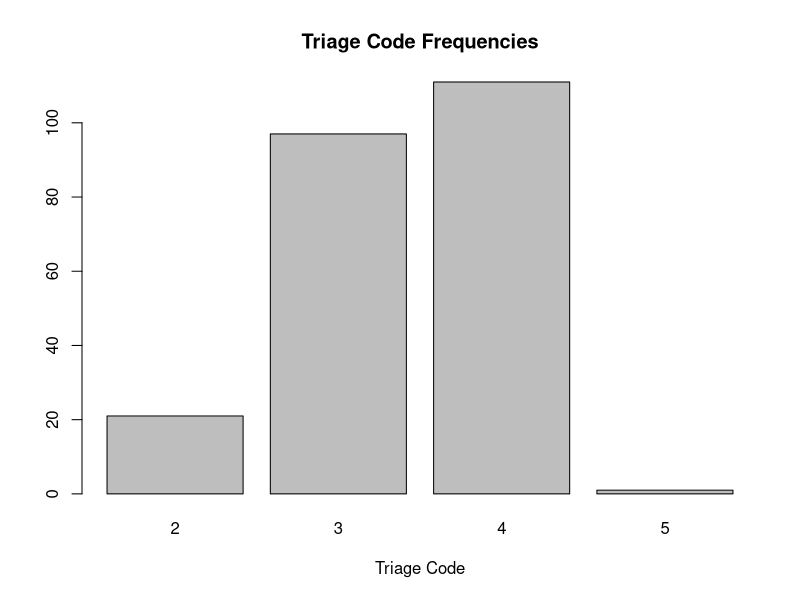
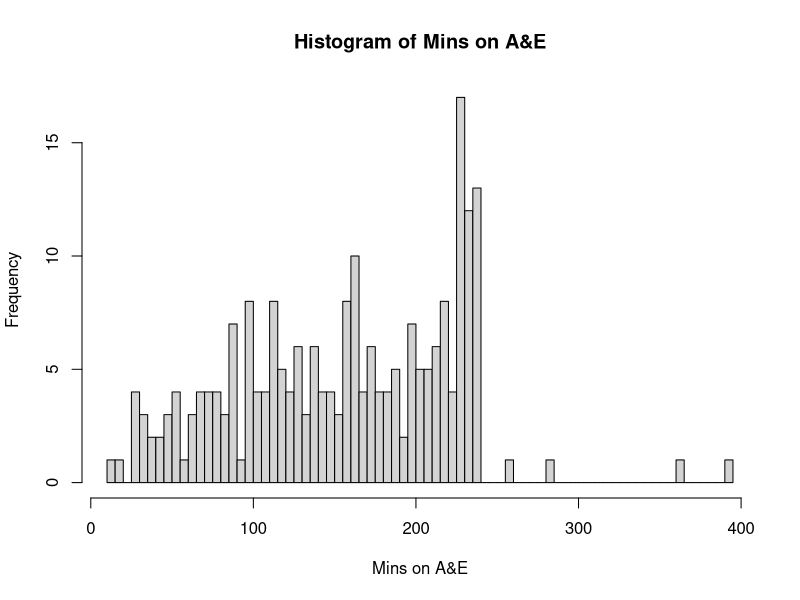
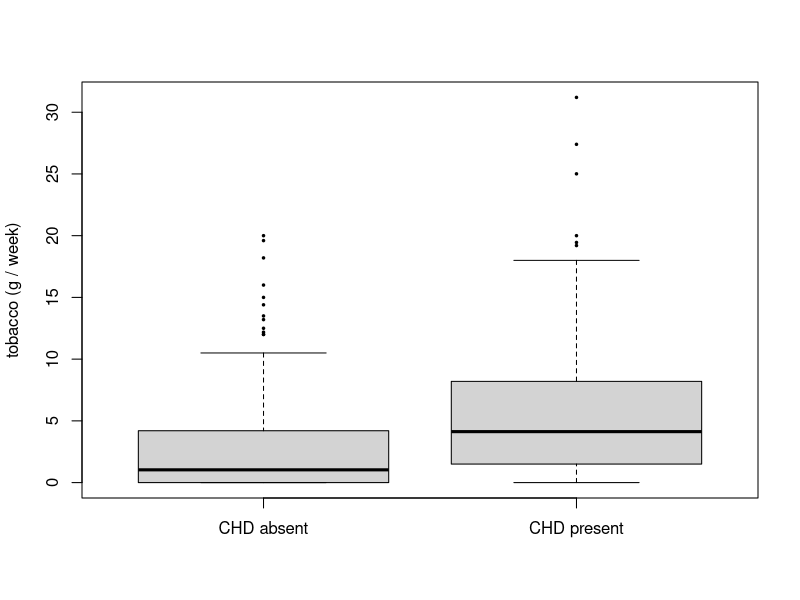
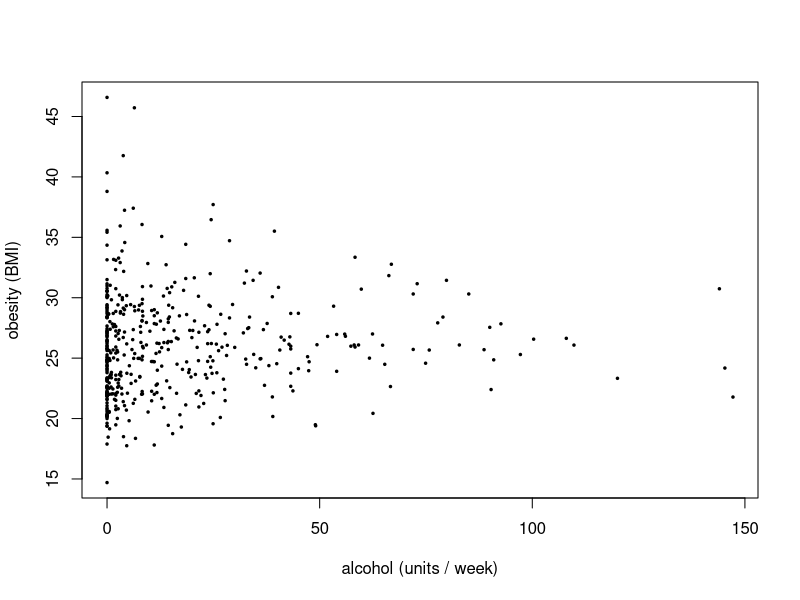
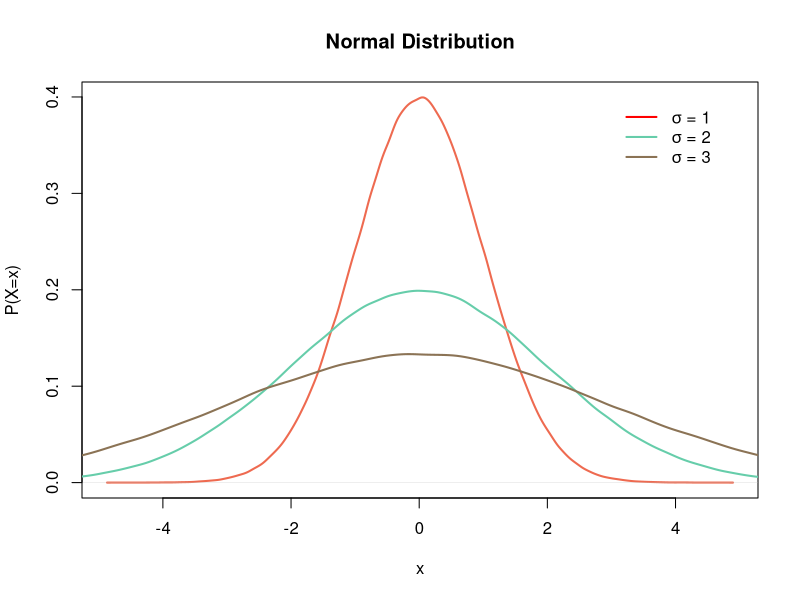
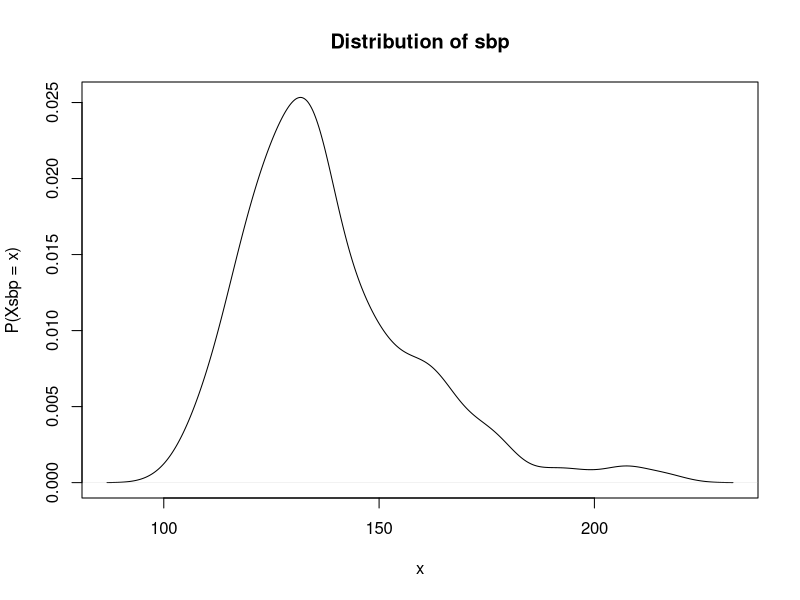
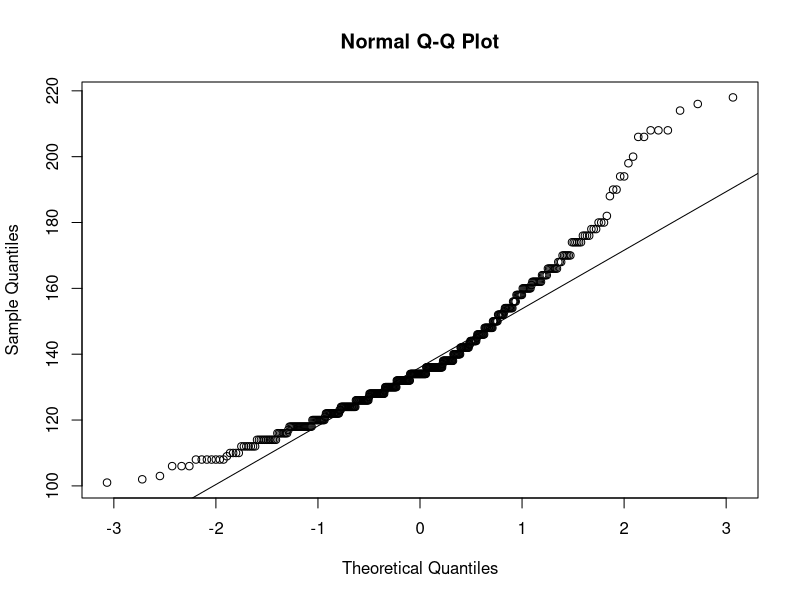
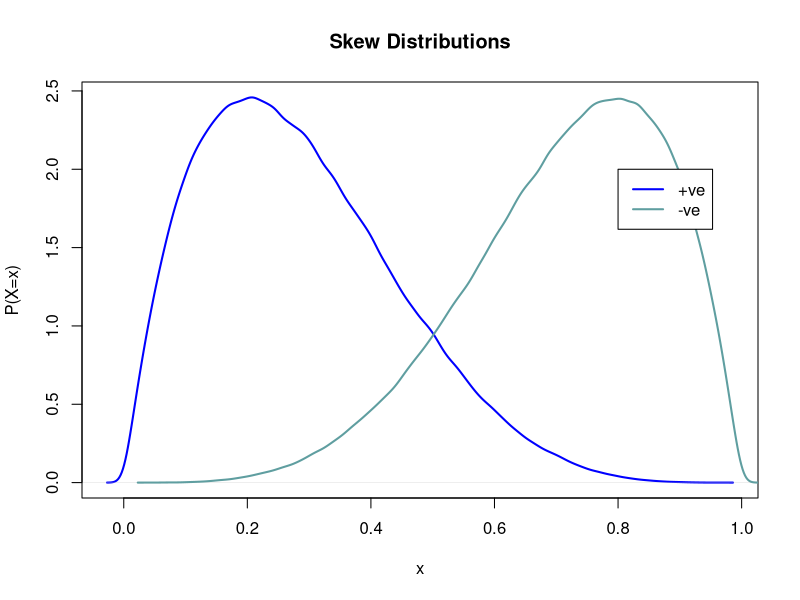

Here is the R script that generated these plots, in order:
# Reading Data

# getwd()
# read.csv()  # read.csv2() #read.table()
# read.xlsx()  # install.packages("xlsx"); library(xlsx) 

data_CHD <- read.csv('data/CHD.csv')

# Exploring Data

# dim()
# str()
# colnames()
# head()  # tail()
# class()

dim(data_CHD)
colnames(data_CHD)
str(data_CHD) # summary of data variables
class(data_CHD$famhist)

# Converting Variables

# is.numeric()  # factor, character
# as.numeric()  # as.numeric(as.character())

# Vectors / Matrices / Indexing

# seq()  # from, to, by
# c()  # index from 1
# matrix()  # [ROWS, COLUMNS]
# cbind()
# rbind()

v <-1:10  # integer vector
v <- seq(from = 1, to = 10, by = 2)  # interval vector
v <- c(2,3)  # vector
m <- matrix(c(1:6), nrow=2)  # vector as matrix

data_CHD[2:3,]  # rows 2 to 3
data_CHD[,2:3]  # col 2 to 3
data_CHD$sbp[1:10]
data_CHD[1, c(1,3,5)]
data_CHD[1, c('sbp', 'ldl', 'famhist')]
colnames(data_CHD)[5] <- "familyhistory"
colnames(data_CHD)

# R Environment

ls()
# rm()  # rm(list=ls())

# Summarising Data

# 4 principle methods: 
# - simple frequencies, 
# - measures of location (averages),
# - measures of spread 
# - graphical methods (box plots, histograms)

# IQR()
# quantile()  # 25th quantile is value that occurs 25% of the way along ordered values
# summary() # use median over mean for highly skewed data (mean is inflated by few large values)
# plot()  # ylim, ylab, xlab, pch
# abline()  # h, col: add straight line to plot
# lines()  # add line to plot between two (x,y)
# var()  # mean() sd()
# min()  # max() #sum() #range()

str(data_CHD)
var_age <- data_CHD$age
quantile(var_age)
quantile(var_age, 0.975) # 97.5% quantile
IQR(var_age)
summary(var_age)
summary(data_CHD[, c("age")])

# Functions & Loops

myFunc <- function(x,y){
  return(x+y)
}

for(i in 1:10){
  print(i)
}

i <- 0
while(i<10){
  print(i)
  i <- i + 1
} 

# Good Practice

#  1 comment whole line with one space and inline with two
#  2 use <- for assignment and not =
#  3 leave a space after each comma
#  4 leave a space between operators
#  5 avoid more than 5 lines of code at once

# R Help

help()
# print()

# Visualising Data

# barplot()  # categorical frequencies
# hist()  # numerical frequencies
# boxplot()  # spread & skew of data - median or mean?
# plot()  # type = 'p','l'.... (points, lines)

data_AandE <- read.csv('data/A and E Data.csv')
str(data_AandE)

barplot(table(data_AandE$Triage_Main_Code), main = 'Triage Code Frequencies', xlab = 'Triage Code')  # table counts frequencies
unique(data_AandE$Triage_Main_Code)  # values 2-5

hist(data_AandE$Mins.on.AE, breaks=100, main = 'Histogram of Mins on A&E', xlab = 'Mins on A&E')  # breaks - number of bins

str(data_CHD)
group1 <- data_CHD[data_CHD$chd == 0,]  # CHD absent
group2 <- data_CHD[data_CHD$chd == 1,]  # CHD present
boxplot(group1$tobacco, group2$tobacco, pch = 20, cex = 0.5, names = c('CHD absent', 'CHD present'), ylab = 'tobacco (g / week)')

plot(data_CHD$alcohol, data_CHD$obesity, type = 'p', pch = 20, cex = 0.5, xlab = 'alcohol (units / week)', ylab = 'obesity (BMI)')  # scatter

# Probability Distributions

#  Probability distribution of variable - list of probabilities associated with each of possible values
#  Used in confidence intervals and hypothesis tests that make assumptions about underlying distribution of X
#  pdf functions - dnorm, pnorm, qnorm, rnorm (density, cdf, quantile, random sample)
#  (binom, pois, geom, nbinom, unif, norm, gamma, chisq, beta, t)

sim.std.norm1 <- rnorm(10^6)  # 10^6 samples from N(0,1)
sim.std.norm2 <- rnorm(10^6, sd = 2)  # sd, mean 
sim.std.norm3 <- rnorm(10^6, sd = 3)  

plot(# plot normal density functions
  density(sim.std.norm1),   
  main = 'Normal Distribution',
  ylab = 'P(X=x)',
  xlab = 'x',  
  col = 'coral2',  # colors()
  lwd = 2
  ); 

lines(density(sim.std.norm2), col = 'aquamarine3', lwd = 2)  # add to plot
lines(density(sim.std.norm3), col = 'burlywood4', lwd = 2)

legend(
  3, 0.4,  # x y plot axes coords
  c(  # vector of expressions 
    expression(paste(sigma, ' = 1')),  # render math expression, see plotmath for R syntax
    expression(paste(sigma, ' = 2')),
    expression(paste(sigma, ' = 3'))
    ),
  col = c('red','aquamarine3','burlywood4'),
  lwd = 2,  # default 0! 
  bty = 'n'  # box y/n
  )

# qqnorm()  # normal qq plots theoretical quantiles against sample quantiles to check normality
# qqline()  # a normally distributed X lies on a line

plot(density(data_CHD$sbp), main = 'Distribution of sbp', xlab='x', ylab='P(Xsbp = x)');  # density just smooths the empirical mass function with some clever defaults
qqnorm(data_CHD$sbp)
qqline(data_CHD$sbp)  # not normal

sim.beta.pskew = rbeta(10^6, shape1 = 2, shape2 = 5)  # +ve skew data -  tail toward +ve  direction
sim.beta.nskew = rbeta(10^6, shape2 = 2, shape1 = 5)  # +ve skew data -  tail toward +ve  direction
plot(density(sim.beta.pskew), col =' blue', xlab = 'x', ylab = 'P(X=x)', main = 'Skew Distributions', lwd = 2)  # density can be > 1 
lines(density(sim.beta.nskew), col = 'cadetblue', lwd = 2)  
legend(0.8,2, c('+ve', '-ve'), col = c('blue', 'cadetblue'), lwd = 2)

#  Two main pdfs associated with discrete data: binomial and poisson

#  Binomial - pdf of n binary events with probability p occurring (e.g # heads in n coin tosses, p=0.5)
x <- seq(from = 0, to = 12, by = 1)
p1 <- dbinom(x, size= 10, p=0.1) # this is pdf - list of probabilities associated with possible X

# par(mfrow=c(1,1)) # par(mfrow=c(1,2)) #  plot two plots side by side
plot(x, p1, type = 'o', ylab = 'P(X=x)', col = 'seagreen', main = 'Binomial Distributions' )

pvals <- seq(from = 0.2, to = 0.9, by = 0.1)
cols <- c('seagreen')
cind <- sample(1:100, length(pvals), replace = FALSE)
labs <- c('p=0.1')
for(i in 1:length(pvals)){
  pd <- dbinom(x, size = 10, p = pvals[i])
  col <- colors()[cind[i]]
  cols <-  c(cols, col)
  lab <- paste('p=', pvals[i])
  labs <- c(labs, lab)
  lines(x, pd, type = 'o', col = col)
}
legend(10.25, 0.4, labs, col = cols, lwd = 2 )

#  Poisson - number of random events that occur in time or space, with a rate of occurrence of lambda
#  In poisson X is restricted to positive real integers, but is unbounded

x <- seq(from = 0, to = 15, by = 1)
lamvals <- seq(from = 1, to = 10, by = 1)
cind <- sample(1:100, length(lamvals), replace = FALSE)
pd <- dpois(x, lamvals[1])
col <- colors()[cind[1]]
lab <- as.expression(bquote(lambda == .(lamvals[1])))
plot(x, pd, type = 'o', col = col, main='Poisson Distributions ')
legend(10, 0.35, lab, col = col, lwd = 2 )

cols <- c(col)
labs <- c(lab)
for(i in 2:length(lamvals)){
  pd <- dpois(x, lamvals[i])
  col <- colors()[cind[i]]
  cols <-  c(cols, col)
  lab <- as.expression(bquote(lambda == .(lamvals[i])))
  labs <- c(labs, lab)
  lines(x, pd, type = 'o', col = col)
}
legend(10, 0.35, labs, col = cols, lwd = 2 )

#  pdf is referred to as a probability mass function for discrete var, probability density function for continuous

# pnorm()  # cdf; pnorm(1) = P(X≤1) for X ~ N(0,1)
# qnorm()  # inverse cdf; qnorm() e.g x st. P(X≤x)=0.95
# polygon()

x <- seq(from=-3, to= 3, by=0.1)
p <-  dnorm(x)
plot(x, p, type='l')
px <- x[x<1]
py <- p[x<1]
polygon(c(-3,px,1), c(0,py,0), col ='turquoise3') # grap
pnorm(1)  # area of turquoise region
qnorm(pnorm(1))  # inverse
#  Requirements for a pdf - defined for all real x, the cdf is non-decreasing with min 0 and max 1 (area under density curve sums to 1)

# Single Variable Analysis

#  Statistics - sample data is one possible realisation of an underlying process (that generates the data) 
#  Standard Error  - standard deviation of means we would see across different samples: standard deviation / square root sample size
#  Confidence Interval - interval estimate of a variable in which we expect the true value of a population parameter to lie at some alpha level
#  Central Limit Theorem -  regardless of underlying distribution of X, if sample size is large enough (around 30), then the sample statistic of X will be normal distributed

